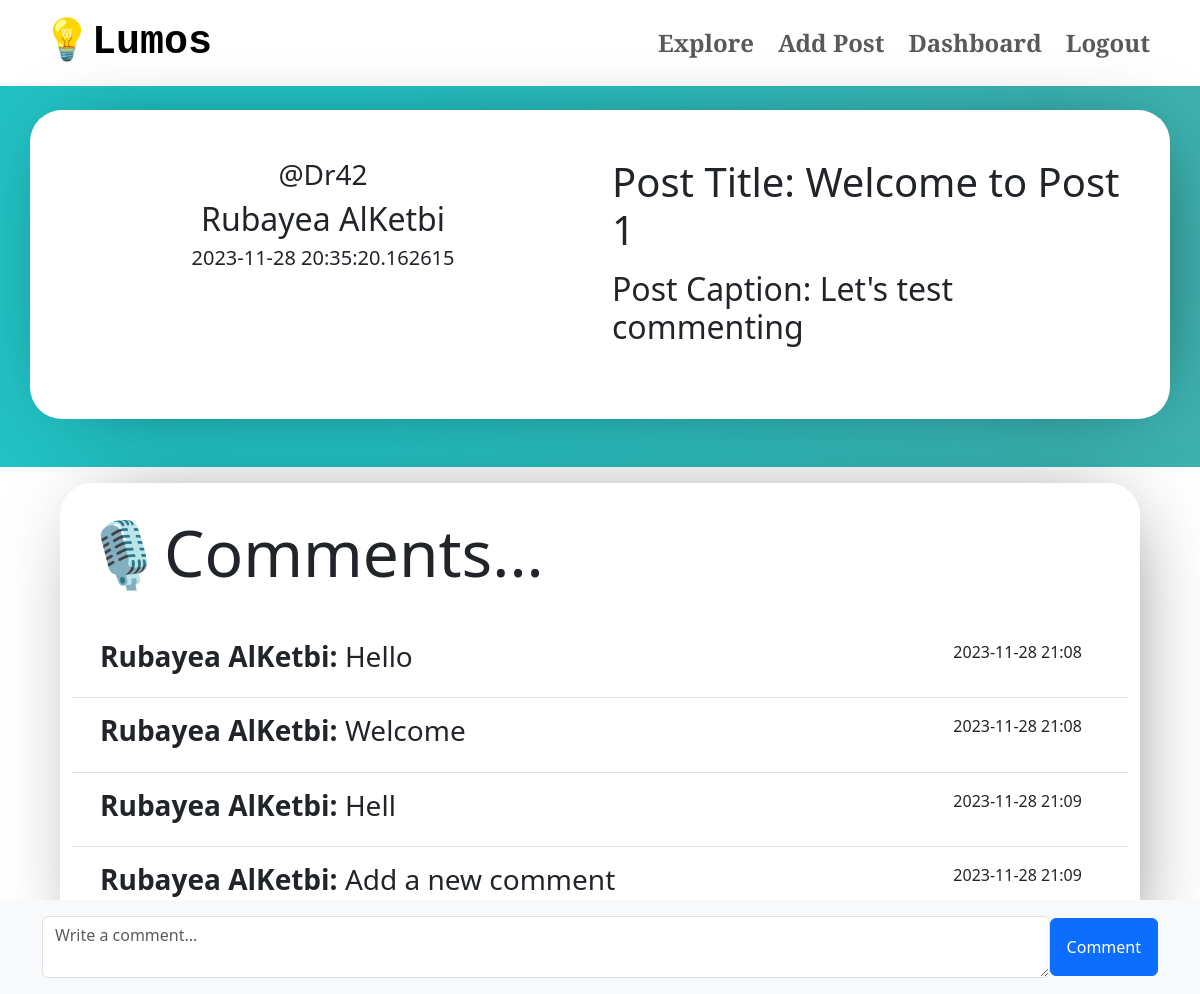
/post/1, run on an earlier commit of the app's database.
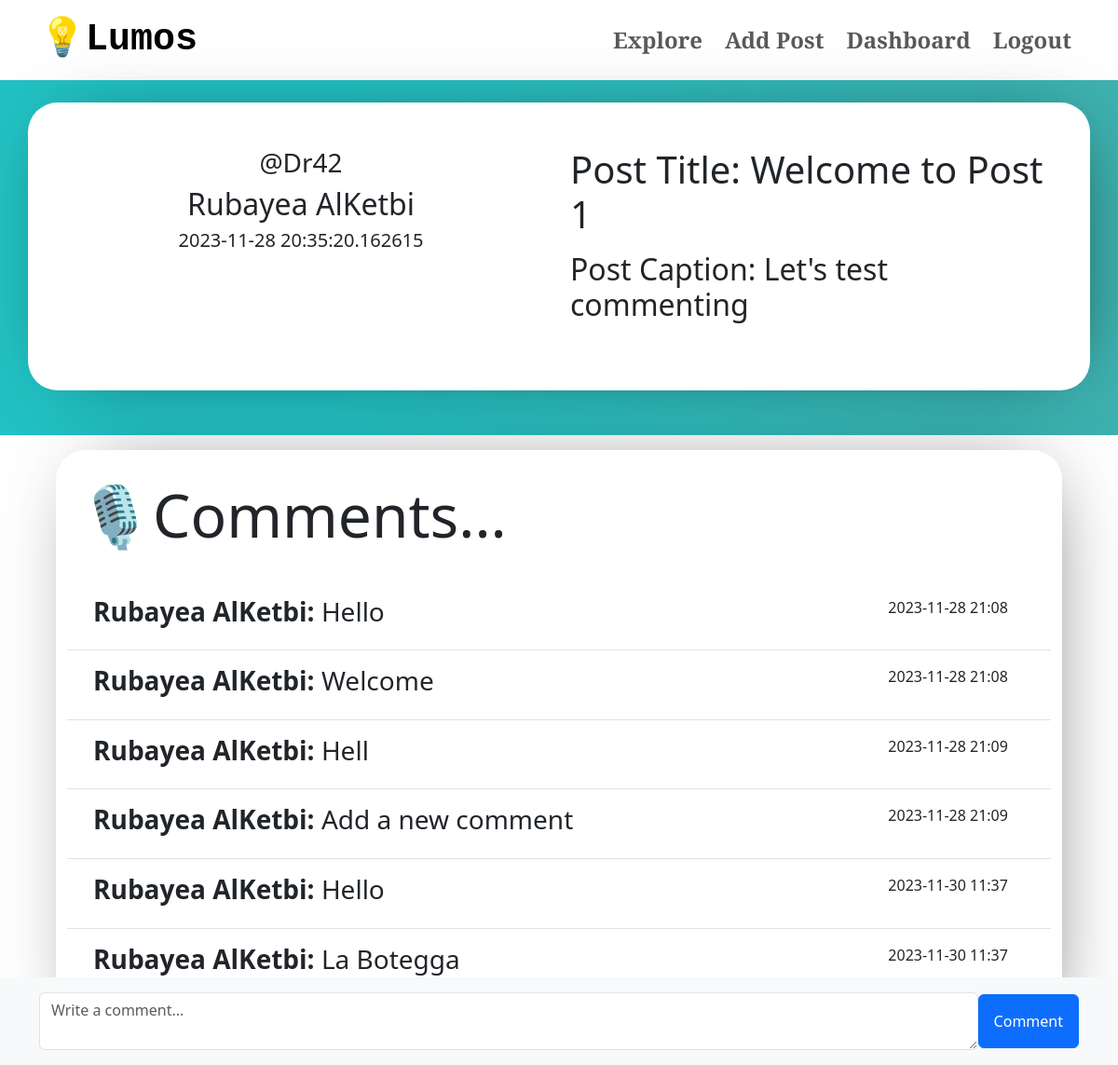
And on a later commit of the database.
### app/models.py (models this page shows, shortened)
class Comment(db.Model):
    id = db.Column(db.Integer, primary_key=True)
    text = db.Column(db.Text, nullable=False)
    publish_date = db.Column(db.DateTime, default=datetime.utcnow())
    author_id = db.Column(db.Integer, db.ForeignKey('user.id'), nullable=False)
    post_id = db.Column(db.Integer, db.ForeignKey('post.id'), nullable=False)

class User(db.Model, UserMixin):
    id = db.Column(db.Integer, primary_key=True)
    name = db.Column(db.String(100), nullable=False)
    email = db.Column(db.String(100), unique=True, nullable=False)
    passwordHashed = db.Column(db.String(100), nullable=False)
    username = db.Column(db.String(20), unique=True, nullable=False)
    biography = db.Column(db.Text, nullable=True)
    avatar = db.Column(db.String(), nullable=True)
    posts = db.relationship('Post', backref='user', lazy=True)
    @property
    def password(self):
        raise AttributeError('password: write-only field , not readable')

### app/views.py (the view, shortened to what this page needs)
@app.route('/post/<int:post_id>', methods=['GET', 'POST'])
def post(post_id):
    post = Post.query.get_or_404(post_id)
    post_author = User.query.filter_by(id=post.author_id).first()
    comments = Comment.query.filter_by(post_id=post_id).all()
    comment_form = CommentForm()
    userCache = {user.id: user.name for user in User.query.all()}
    comments_with_authors = db.session.query(Comment, User.name).join(User, User.id == Comment.author_id).filter(Comment.post_id == post_id).all()
    return render_template(
        "post_page.html",
        post=post,
        comments=comments,
        comment_form=comment_form,
        userCache=userCache,
        post_author=post_author,
        comments_with_authors=comments_with_authors
    )

### app/forms.py
class CommentForm(FlaskForm):
    text = StringField('Your Comment', validators=[DataRequired()], widget=TextArea())
    commentButton = SubmitField('Comment')

### app/templates/post_page.html (shortened to what this page needs)
{% extends "user_home.html" %}
{% block content %}
<div class = "container-fluid movingGrade py-4 border-black">
    <div class="container mb-4 normalContainer">
        <div class="row p-3 border-right">
            <div class="col-md text-center">
                <h3>@{{ post_author.username }}</h3>
                <h2>{{ post_author.name }}</h2>
                <h5>{{ post.publish_date }}</h5>
            </div>
            <div class="col-md text">
                <div class="row">
                    <div class="col-12 pb-2">
                        <h1 class="mb-3">Post Title: {{ post.title }}</h1>
                        <h2 class="mb-3">Post Caption: {{ post.caption }}</h2>
                    </div>
                </div>
            </div>
        </div>
    </div>
</div>
<div class="container-fluid normalContainer my-3">
    <div class="container mb-4 ">
        <div class="row">
            <div class="col-12">
                <h1 class="display-3 pr-1">🎙️Comments... </h1>
            </div>
        </div>
    </div>
    <div class="container mb-4">
        <div class="row">
            <div class="col-12">
                {% for comment, author_name in comments_with_authors %}
                <div class="row p-3 border-bottom">
                    <div class="col-10">
                        <h3><strong>{{ author_name }}:</strong> {{ comment.text }}</h3>
                    </div>
                    <div class="col-2">
                        <p>{{ comment.publish_date.strftime('%Y-%m-%d %H:%M') }}</p>
                    </div>
                </div>
                {% else %}
                <p>No comments yet.</p>
                {% endfor %}
            </div>
        </div>
    </div>
<div class="fixed-bottom p-3 bg-light">
    <div class="container">
        <form id="comment_Form" method="post" class="d-flex align-items-center">
            <div class="flex-grow-1 mr-2">
                {{ comment_form.text(class_="form-control", id="comment_Text", placeholder="Write a comment...", required=True) }}
            </div>
            {{ comment_form.commentButton(id="commentSubmitButton", class_="btn btn-primary p-3") }}
        </form>
    </div>
</div>
{% endblock content%}

What changed in the data, as far as the page shows it:
added Comment: name "Rubayea AlKetbi", text "Hello", publish_date "2023-11-30 11:37"
added Comment: name "Rubayea AlKetbi", text "La Botegga", publish_date "2023-11-30 11:37"
